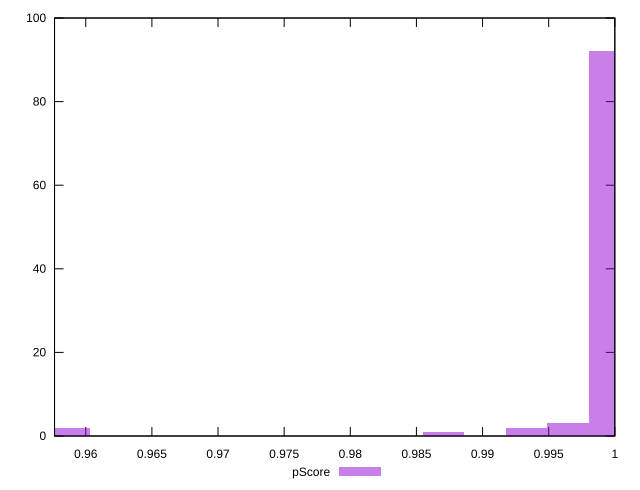

Reproduce this figure in gnuplot.
reset

$pScore <<EOF
0.9996145581488921 92
0.9964711161421346 3
0.993327674135377 2
0.9587498120610443 2
0.987040790121862 1
EOF

set key outside below
set boxwidth 0.0031434420067575223
set xrange [0.9576391416974244:0.9999999999998532]
set yrange [0:100]
set trange [0:100]
set style fill transparent solid 0.5 noborder
set terminal svg size 640, 490 enhanced background rgb 'white'
set output "report_00017_2021-02-10T15-08-03.406Z/total-blocking-time/samples/pages+cached+noadtech/pScore/histogram.svg"

plot $pScore title "pScore" with boxes

reset
